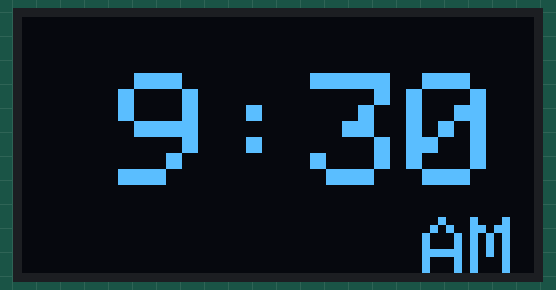
Recording of a sketch running on a simulated Arduino Uno, built with avr-gcc and run on an emulated ATmega328P. On the bench: 128×64 one-colour display.

Above: at 0.1 s.
At 31.1 s:
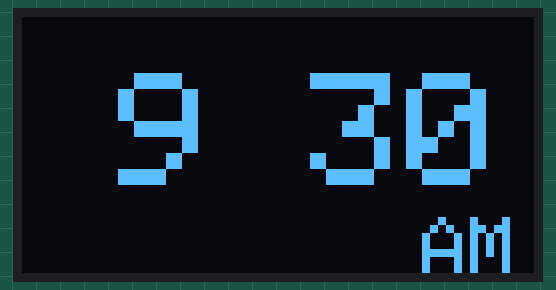
At 64.1 s:
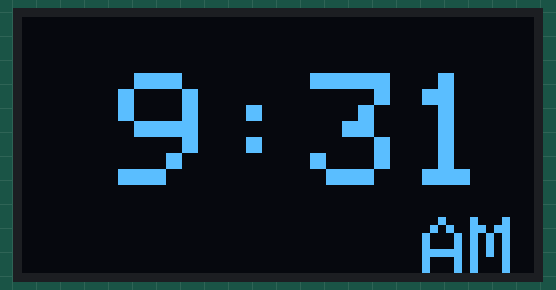
At 95.1 s:
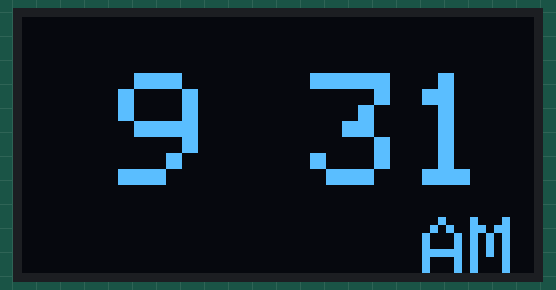
At 121.1 s:
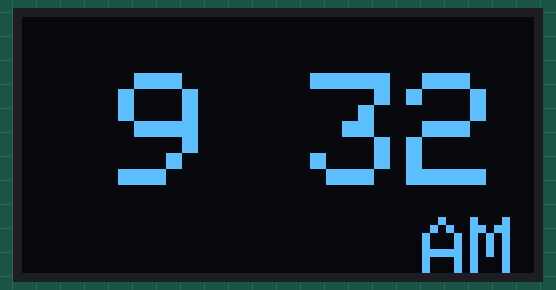
At 128.1 s:
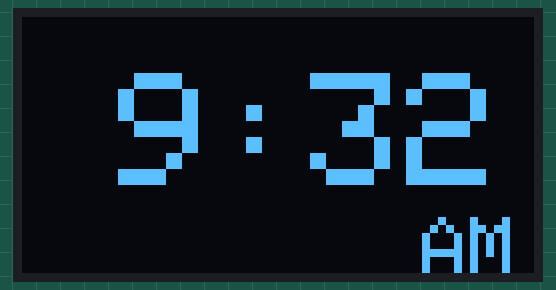

The sketch:

oled.ino
```cpp
#include <TimerOne.h>

#include <Adafruit_SSD1306.h>
Adafruit_SSD1306 display;

volatile byte seconds = 0,
              minutes = 30,
              hours = 9;
volatile boolean showColonDelimiter = true;

volatile unsigned long lastISR = 0;
volatile unsigned long delta;
volatile byte sequence = 0;

void handleButton() {
  delta = millis() - lastISR;
  lastISR = millis();
  if (delta < 100) return; // debounce

  /**/ if (delta > 4000) sequence = 0;
  else if (delta > 3000) sequence = 3;
  else if (delta > 2000) sequence = 2;
  else if (delta > 1000) sequence = 1;

  switch (sequence) {
    case 1: minutes = (minutes+1)  % 60; break;
    case 2: minutes = (minutes+10) % 60; break;
    case 3: hours   = (hours+1)    % 24; break;
  }
}

void incrementSeconds() {
  seconds++;
  if (seconds == 60) {
    seconds = 0;
    minutes++;
    if (minutes == 60) {
      minutes = 0;
      hours++;
      if (hours == 24) {
        hours = 0;
      }
    }
  }
  showColonDelimiter = !showColonDelimiter;
}

void setup() {
  pinMode(7, INPUT_PULLUP);
  attachInterrupt(digitalPinToInterrupt(7), handleButton, FALLING);

  // Timer1 can only handle up to ~8 seconds, not 60, so isntead count seconds
  Timer1.initialize(1000000);
  Timer1.attachInterrupt(incrementSeconds);

  display.begin();
  display.setTextColor(WHITE);
}

void loop() {
  display.clearDisplay();
  display.setCursor(0, 14);
  display.setTextSize(4);
  byte printHours = ((hours+11)%12)+1;
  if (printHours < 10) display.print(' ');
  display.print(printHours);
  if (showColonDelimiter)
    display.print(':');
  else
    display.print(' ');
  if (minutes < 10) display.print('0');
  display.print(minutes);
  //display.setCursor(128-(12*2), 64-14);
  display.setCursor(100, 50);
  display.setTextSize(2);
  if (hours < 12)
    display.print("AM");
  else
    display.print("PM");
  display.display();
}
```

Measured:
- what the display in image 1 shows lasts 1.0 s, from 31.0 s to 32.0 s
